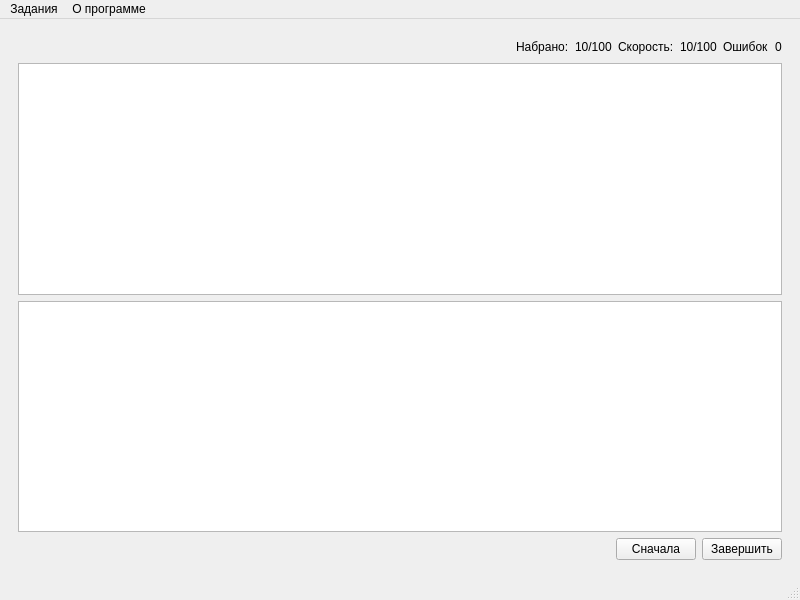
<?xml version="1.0" encoding="UTF-8"?>
<ui version="4.0">
 <class>MainWindow</class>
 <widget class="QMainWindow" name="MainWindow">
  <property name="geometry">
   <rect>
    <x>0</x>
    <y>0</y>
    <width>800</width>
    <height>600</height>
   </rect>
  </property>
  <property name="windowTitle">
   <string>MainWindow</string>
  </property>
  <widget class="QWidget" name="centralwidget">
   <layout class="QVBoxLayout" name="verticalLayout_2">
    <item>
     <widget class="QStackedWidget" name="stackedWidget">
      <property name="currentIndex">
       <number>0</number>
      </property>
      <widget class="QWidget" name="trainerPage">
       <layout class="QVBoxLayout" name="verticalLayout">
        <item>
         <layout class="QHBoxLayout" name="horizontalLayout">
          <item>
           <spacer name="horizontalSpacer">
            <property name="orientation">
             <enum>Qt::Orientation::Horizontal</enum>
            </property>
            <property name="sizeHint" stdset="0">
             <size>
              <width>40</width>
              <height>20</height>
             </size>
            </property>
           </spacer>
          </item>
          <item>
           <widget class="QLabel" name="label_3">
            <property name="text">
             <string>Набрано:</string>
            </property>
           </widget>
          </item>
          <item>
           <widget class="QLabel" name="label_4">
            <property name="text">
             <string>10/100</string>
            </property>
           </widget>
          </item>
          <item>
           <widget class="QLabel" name="label">
            <property name="text">
             <string>Скорость:</string>
            </property>
           </widget>
          </item>
          <item>
           <widget class="QLabel" name="label_5">
            <property name="text">
             <string>10/100</string>
            </property>
           </widget>
          </item>
          <item>
           <widget class="QLabel" name="label_2">
            <property name="text">
             <string>Ошибок</string>
            </property>
           </widget>
          </item>
          <item>
           <widget class="QLabel" name="label_6">
            <property name="text">
             <string>0</string>
            </property>
           </widget>
          </item>
         </layout>
        </item>
        <item>
         <widget class="QTextBrowser" name="textBrowser"/>
        </item>
        <item>
         <widget class="QPlainTextEdit" name="plainTextEdit"/>
        </item>
        <item>
         <layout class="QHBoxLayout" name="horizontalLayout_2">
          <item>
           <spacer name="horizontalSpacer_2">
            <property name="orientation">
             <enum>Qt::Orientation::Horizontal</enum>
            </property>
            <property name="sizeHint" stdset="0">
             <size>
              <width>458</width>
              <height>20</height>
             </size>
            </property>
           </spacer>
          </item>
          <item>
           <widget class="QPushButton" name="pushButton_2">
            <property name="text">
             <string>Сначала</string>
            </property>
           </widget>
          </item>
          <item>
           <widget class="QPushButton" name="pushButton">
            <property name="text">
             <string>Завершить</string>
            </property>
           </widget>
          </item>
         </layout>
        </item>
       </layout>
      </widget>
      <widget class="QWidget" name="listPage">
       <layout class="QHBoxLayout" name="horizontalLayout_3">
        <item>
         <widget class="QTreeWidget" name="treeWidget">
          <property name="sizePolicy">
           <sizepolicy hsizetype="Preferred" vsizetype="Expanding">
            <horstretch>0</horstretch>
            <verstretch>0</verstretch>
           </sizepolicy>
          </property>
          <column>
           <property name="text">
            <string notr="true">1</string>
           </property>
          </column>
         </widget>
        </item>
        <item>
         <widget class="QGroupBox" name="groupBox">
          <property name="title">
           <string>Описание</string>
          </property>
         </widget>
        </item>
       </layout>
      </widget>
     </widget>
    </item>
   </layout>
  </widget>
  <widget class="QMenuBar" name="menubar">
   <property name="geometry">
    <rect>
     <x>0</x>
     <y>0</y>
     <width>800</width>
     <height>22</height>
    </rect>
   </property>
   <widget class="QMenu" name="menu">
    <property name="title">
     <string>Задания</string>
    </property>
    <addaction name="action_3"/>
    <addaction name="action_4"/>
    <addaction name="action_5"/>
   </widget>
   <widget class="QMenu" name="menu_2">
    <property name="title">
     <string>О программе</string>
    </property>
    <addaction name="action"/>
    <addaction name="action_2"/>
   </widget>
   <addaction name="menu"/>
   <addaction name="menu_2"/>
  </widget>
  <widget class="QStatusBar" name="statusbar"/>
  <action name="action">
   <property name="text">
    <string>Справка</string>
   </property>
  </action>
  <action name="action_2">
   <property name="text">
    <string>О программе</string>
   </property>
  </action>
  <action name="action_3">
   <property name="text">
    <string>Списко заданий</string>
   </property>
  </action>
  <action name="action_4">
   <property name="text">
    <string>Текущее задание</string>
   </property>
  </action>
  <action name="action_5">
   <property name="text">
    <string>Выход</string>
   </property>
  </action>
 </widget>
 <resources/>
 <connections/>
</ui>
